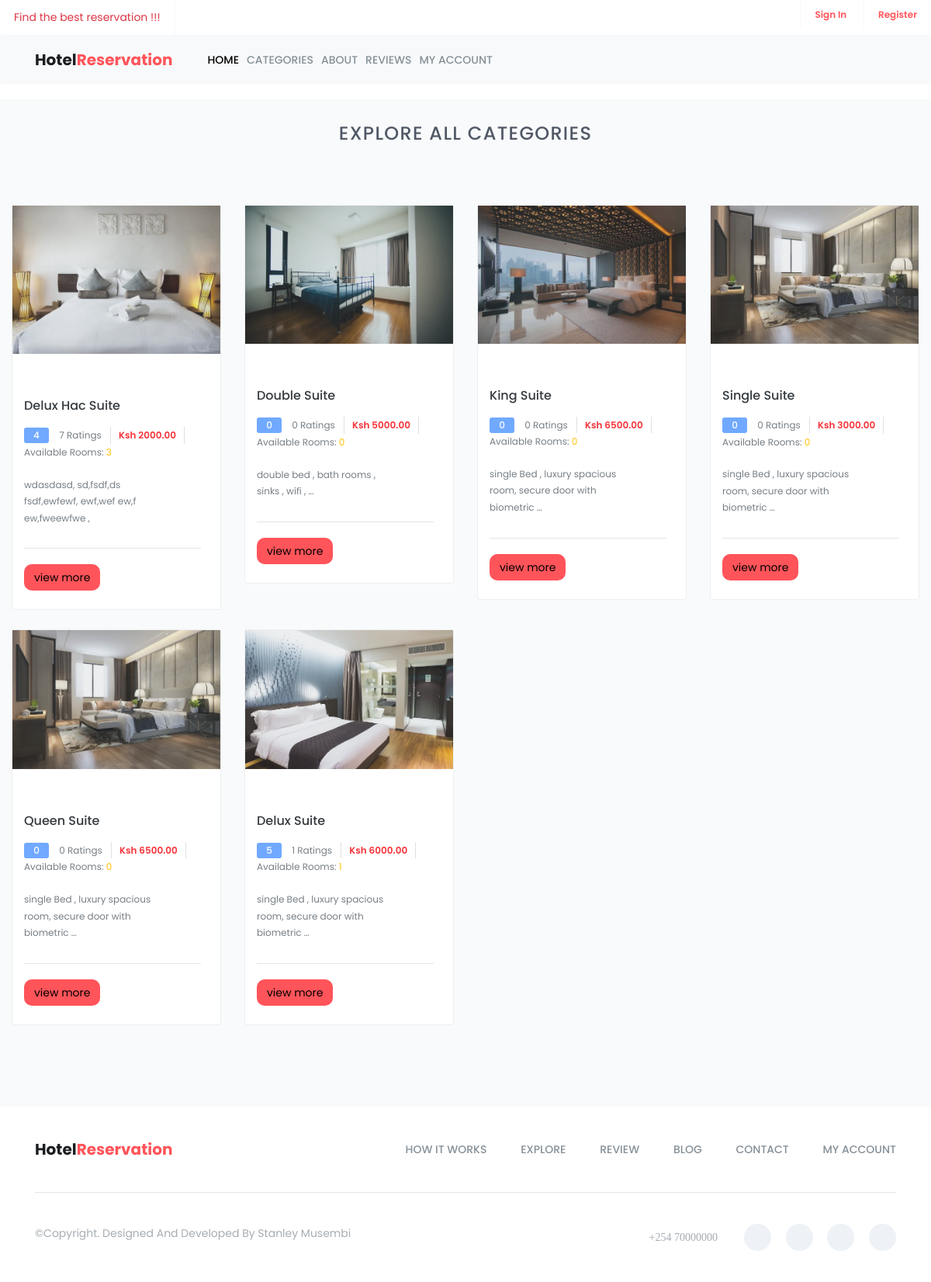
/categories/, run on an earlier commit of the app's database.
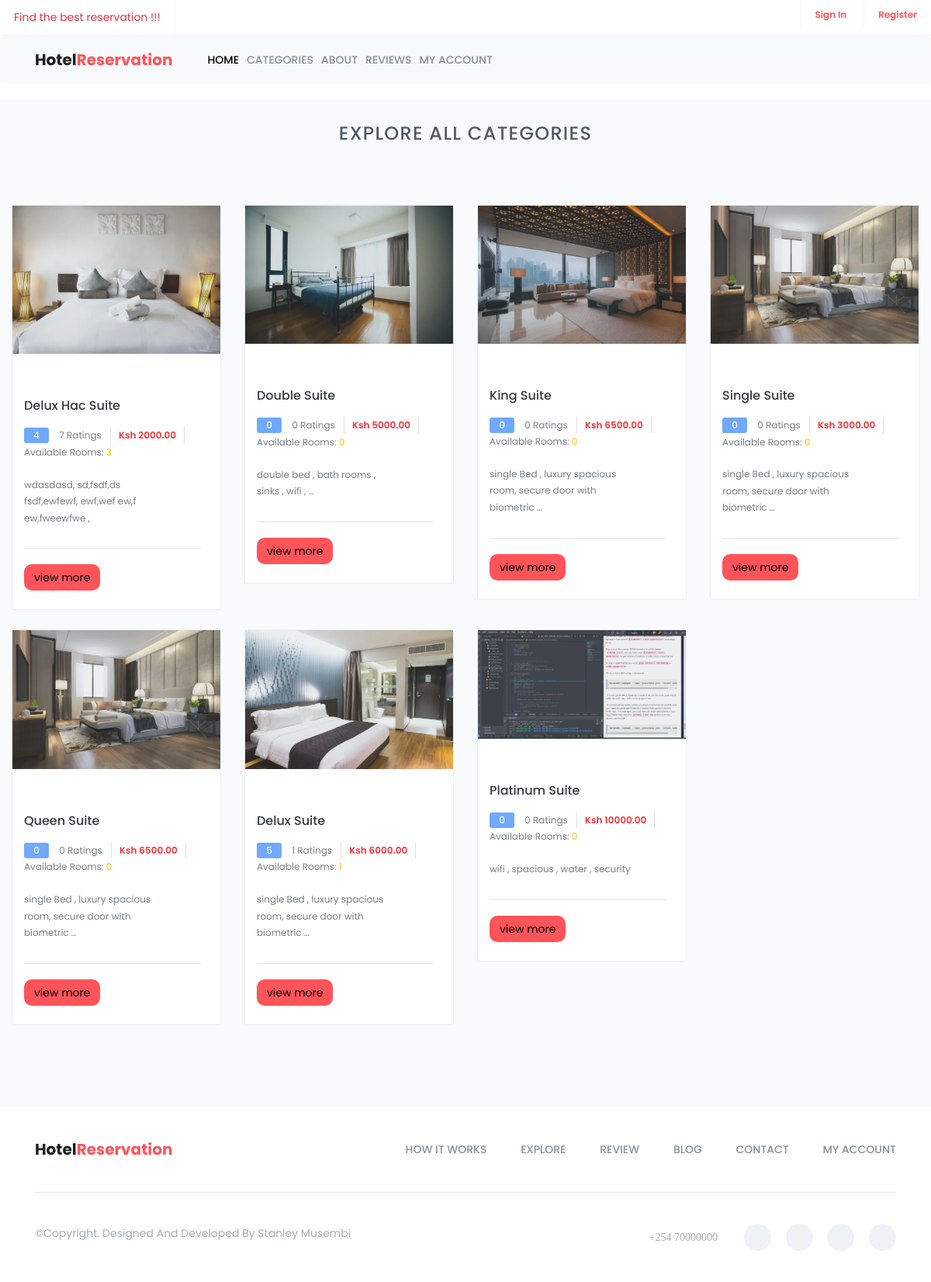
And on a later commit of the database.
### hotel/models.py (models this page shows, shortened)
class RoomCategory(models.Model):
    name = models.CharField(max_length=255)
    description = models.TextField()
    capacity = models.IntegerField()
    beds = models.IntegerField()
    rooms = models.IntegerField()
    cost = models.DecimalField(max_digits=10, decimal_places=2)
    added_on = models.DateTimeField(auto_now_add=True)
    image = models.ImageField(upload_to="room_category_images")
    @property
    def total_reviews(self):
        return self.review_set.count()
    @property
    def average_rating(self):
         average  = self.review_set.aggregate(Avg('rating'))['rating__avg']
         return round(average) if average is not None else 0
    @property
    def available_rooms(self):
        return self.room_set.filter(status='available').count()

### hotel/views.py (the view)
# urls.py: path('categories/' , all_categories , name='all_categories'),
def all_categories(request):
    categories = RoomCategory.objects.all()
    categories_count = RoomCategory.objects.all().count()
    visitors_count = Booking.objects.all().count()
    rooms_count = RoomCategory.objects.aggregate(total_rooms = Sum('rooms'))['total_rooms']
    reviews_count = Review.objects.all().count()
    context = {
        'room_categories': categories,
        'rooms_count':rooms_count,
        'visitors_count':visitors_count,
        'categories_count':categories_count,
        'reviews_count':reviews_count
    }
    return render(request, 'public/all_categories.html' , context)

### templates/public/all_categories.html
{% extends 'public/base.html' %}
{% load static %}
{% block content %}
    <section id="explore" class="explore">
        <div class="container-fluid">
            <div class="section-header">
                <h2>Explore All Categories</h2>
            </div>
            <div class="explore-content">
                {% include 'public/category_list.html' %}
            </div>
        </div>
    </section>
{% endblock content %}

### templates/public/category_list.html
<div class="row">
    {% for category in room_categories %}
        <div class="col-md-3 col-sm-6">
            <div class="single-explore-item">
                <div class="single-explore-img">
                    <img src="{{ category.image.url }}" alt="explore image">
                </div>
                <div class="single-explore-txt bg-theme-1">
                    <h2><a href="#">{{ category.name }} suite</a></h2>
                    <p class="explore-rating-price">
                        <span class="explore-rating">{{category.average_rating}}</span>
                        <a href="#">{{ category.total_reviews}} ratings</a>
                        <span class="explore-price-box">
                            <span class="explore-price">Ksh {{ category.cost }}</span>
                        </span>
                        <a href="#">Available Rooms: <span class="text-warning">{{ category.available_rooms }}</span></a>
                    </p>
                    <div class="explore-person">
                        <div class="row">
                            <div class="col-sm-10">
                                <p>
                                    {{ category.description | truncatewords:10 }}
                                </p>
                            </div>
                        </div>
                    </div>
                    <div class="explore-open-close-part">
                        <div class="row">
                            <div class="col-sm-12">
                                <a href="{% url 'hotel:category' category.id %}" > <button class="btn btn-custom">view more </button> </a>
                            </div>
                        </div>
                    </div>
                </div>
            </div>
        </div>
    {% endfor %}
</div>

What changed in the data, as far as the page shows it:
added RoomCategory: image (picture), name "Platinum", average_rating "0", total_reviews "0", cost "10000.00", available_rooms "0", description "wifi , spacious , water , security"
